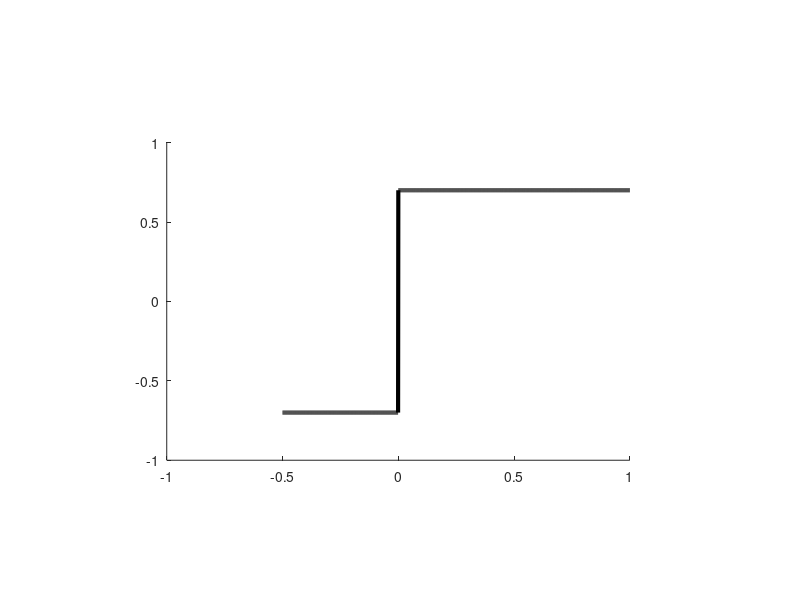

Source code (MATLAB): (Note: this script raises an error after producing the figure.)
clear;
close all;

for onoff = {'on', 'off'}

% Figure window size
width = 275;   % width of figure (just plot itself, not labels)
height = 225;  % height of figure (just plot itself, not labels)
margins = 100; % extra space for labels

% Axes for figure
%xrange = [-preEventPlot_sec, postEventPlot_sec] * 1000; % x-axis limits for figure
%yrange = [-26 26];                                      % y-axis limits for figure
%xticks = [-50, 0, 50, 100];                             % tick marks on x-axis
%yticks = [-26, -13, 0, 13, 26];                         % tick marks on y-axis
yrange = [-1 1];
xrange = [-0.5 1];                                      % y-axis limits for figure
yticks = [-1, -0.5, 0, 0.5, 1];                             % tick marks on x-axis
xticks = [-0.5, 0, 0.5, 1];                         % tick marks on y-axis

% Figure formatting
font_size = 20; % font size of figure labels
dig_height = 0.7;   % fraction of vertical space for digital in to occupy

% make the figure with white background, with fixed size (in pixels) and invisible
%fgh = figure('Color',[1 1 1],'units','pixels','position',[0 0 (width + 2 * margins) (height + 2 * margins)], 'visible', 'off');
fgh = figure('Color',[1 1 1],'units','pixels','position',[0 0 (width + 2 * margins) (height + 2 * margins)], 'visible', 'on');
% make axes with correct margins
axes('units', 'pixel', 'position', [margins margins width height]);
hold on; % Allow all channels to be shown


time_axis = xrange(1):0.001:xrange(2);
cleanDigitalIn = (time_axis >= 0);

digitalInDataPlot = cleanDigitalIn;
digitalInDataPlot = dig_height * digitalInDataPlot * abs(yrange(2) - yrange(1));
digitalInDataPlot = digitalInDataPlot + yrange(1) + (1 - dig_height) / 2 * abs(yrange(2) - yrange(1));
if (strcmp(onoff, 'off'))
  digitalInDataPlot = -digitalInDataPlot;
end

% digital in plotted in black
plot(time_axis, digitalInDataPlot, 'k', 'linewidth', 3);

% Get list of channels to plot and colors for each channel
[ channelToPlot, CM ] = plot_settings();

for i = 1:size(CM, 1)
  chData_trial_averaged = 0 * time_axis;
  chData_trial_averaged = chData_trial_averaged + 0.5 * ((time_axis - 0.020) >= 0) .* exp(-500 * max(0, (time_axis - 0.020)));
  chData_trial_averaged = chData_trial_averaged - 0.5 * ((time_axis - 0.025) >= 0) .* exp(-500 * max(0, (time_axis - 0.025)));
  chData_trial_averaged = chData_trial_averaged + i * 0.02;
  plot(time_axis, chData_trial_averaged,'color',CM(i,:),'linewidth',4);
end



% Use fixed axes and ticks for axes
xlim(xrange);
ylim(yrange);

% Display full box around figures
box on;


%% Figure with labels
name = 'vep_hypothesis_control';
if (strcmp(onoff, 'off'))
  name = [name '_off'];
end

% set ticks on axes
set(gca, 'XTick', xticks);
set(gca, 'YTick', yticks);
% label axes
xlabel('Time (ms)');
ylabel('$\mu V$','Interpreter','LaTex');
xlabh = get(gca,'XLabel');
set(xlabh,'Position',get(xlabh,'Position') - [0 0.015 0]);
ylabh = get(gca,'YLabel');
set(ylabh,'Position',get(ylabh,'Position') - [0.070 0 0]);

% set size of tick labels
set(gca,'FontSize',font_size);
%set size of labels
set(findall(fgh,'type','text'),'fontSize',font_size,'fontWeight','normal', 'color', [0 0 0]);
% fake white title to keep size of figures same when using pdfcrop (with ylabel vs. without y label)
title('|', 'color', 'white', 'fontsize', font_size);

% Save labelled version of figure
saveas(fgh, ['figures/' name '_labelled.fig']);
plot2svg(['figures/' name '_labelled.svg'], fgh, 'png');

%% Figure with no labels
% Remove labels on ticks for x axis
set(gca, 'XTickLabel', {});
set(gca, 'XTick', [0]);
set(gca, 'XTickLabel', {0});
a = 0.65;
b = -1.20;
c = 0.03;
d = 0.15;
e = 0.05;
f = 0.1;
patch([a a a+d a+d a+d+f a+d a+d], [b b+c b+c b+c+e b+c/2 b-e b], 'k', 'clipping', 'off');
% Remove labels on ticks for y axis
set(gca, 'YTickLabel', {});
% Set text color to white
set(findall(fgh,'type','text'),'fontSize',font_size,'fontWeight','normal', 'color', [1 1 1]);
% remove label for y axis
ylabel('');
xl = xlabel('Time');
ylabel('');
set(xl,'fontSize',font_size,'fontWeight','normal', 'color', [0 0 0]);

% Save unlabelled version of figure
saveas(fgh, ['figures/' name '.fig']);
plot2svg(['figures/' name '.svg'], fgh, 'png');

end

